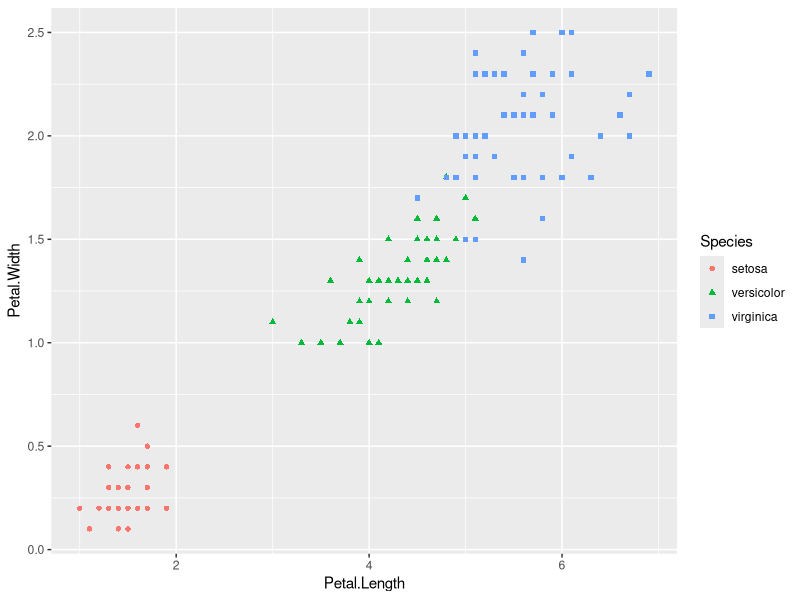

Generate this figure with R:
library(ggplot2)

data("iris")
ggplot(iris, aes(Petal.Length, Petal.Width))+
  geom_point(aes(color=Species, shape= Species))

# cambio

x <- 1

x*2

